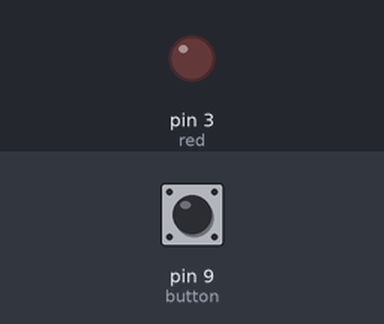
A sketch run on a simulated Arduino Uno, built with avr-gcc and run on an emulated ATmega328P. Parts: output pins drawn as LEDs (lit = HIGH). Inputs (shaded band) come from the test bench; at power-on: pin 9 (button) LOW.

Above: at 1.2 s.
1.3 s: pin 9 (button) pulled HIGH for 0.15 s
At 1.37 s:
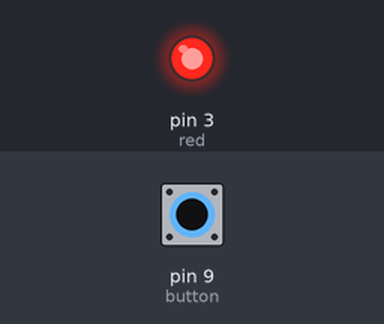
2.9 s: pin 9 (button) pulled HIGH for 3.2 s
At 6.5 s:
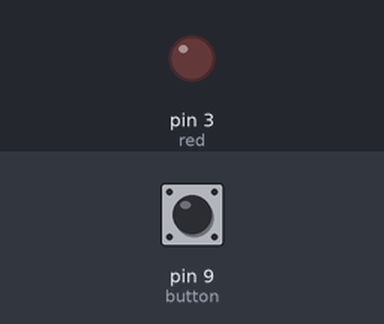
Timing chart, 0 to 8.0 s (numbered marks = the images above; inputs shaded):
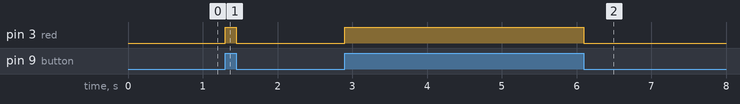

The sketch:

Red_RGB.ino
```cpp
int button = 9;
int red = 3;


void setup() {
  // put your setup code here, to run once:

pinMode(button, INPUT);
pinMode(red, OUTPUT);

}

void loop() {
  // put your main code here, to run repeatedly:

if (digitalRead(button) == HIGH){
  digitalWrite(red, 1);
}
else{
  digitalWrite(red, 0);
}

}
```

Measured:
- after the input at 1.3 s, pin 3 (red): LOW → HIGH at once, → LOW 0.15 s later
- after the input at 2.9 s, pin 3 (red): LOW → HIGH at once, → LOW 3.2 s later
